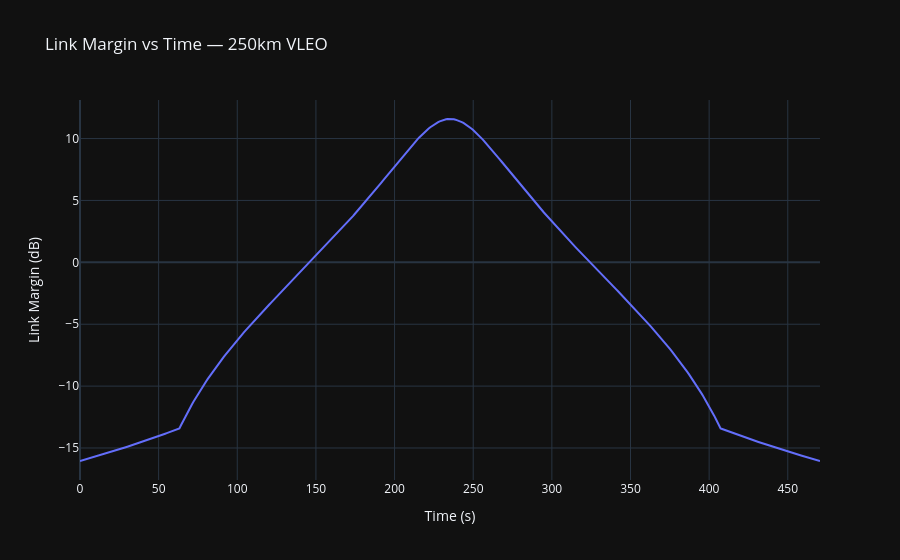

The notebook cell this image was saved under:
### Markdown cell above
## 8. Link Margin During Pass

Link margin computed second by second during the zenith pass.

- **Positive margin**: sufficient signal level, link is viable
- **Zero crossing**: coverage threshold — link margin = 0 dB
- **Negative margin**: insufficient signal, link breaks

Expected behaviour: maximum margin at zenith (minimum slant range = 250km, minimum FSPL),
decreasing towards the horizon as slant range increases to ~1330km.

### Code cell
fig = go.Figure()

fig.add_trace(go.Scatter(
    x=t_sim_shifted,
    y=margin_vs_t,
    name='Link Margin'
))

fig.update_layout(
    title='Link Margin vs Time — 250km VLEO',
    xaxis_title='Time (s)',
    yaxis_title='Link Margin (dB)'
)

fig.show()

### Figure 1 — Plotly figure (JSON) as saved in the notebook; plotly's stock layout.template omitted (floating-point values rounded to 4 significant figures; data arrays with more than 128 entries replaced by an {"elided": "..."} marker saying what was removed)
{"data": [{"name": "Link Margin", "x": {"elided": "470 float values"}, "y": {"elided": "470 float values"}, "type": "scatter"}], "layout": {"title": {"text": "Link Margin vs Time — 250km VLEO"}, "xaxis": {"title": {"text": "Time (s)"}}, "yaxis": {"title": {"text": "Link Margin (dB)"}}}}
